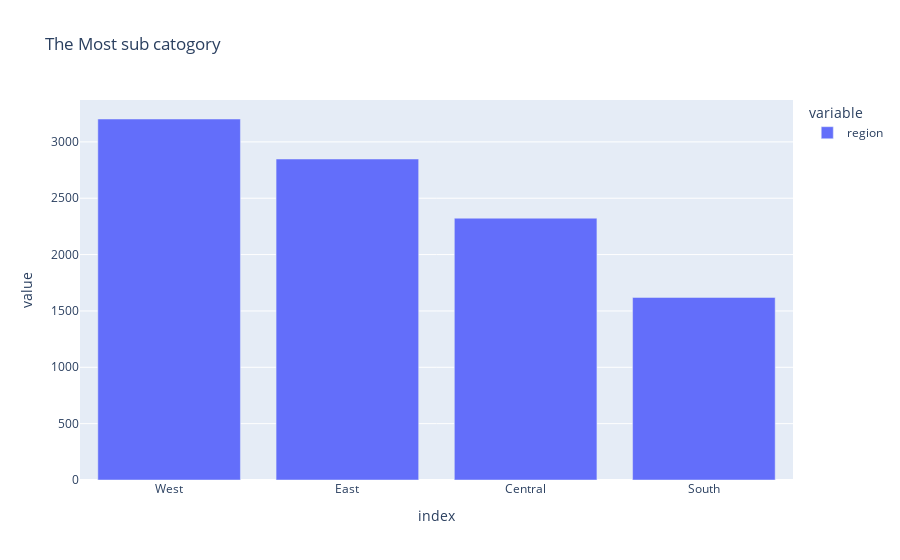

Write notebook code for a chart like this one.
### Code cell
df['region'].value_counts().plot(kind='bar', title='The Most sub catogory')

### Figure 1 — Plotly figure (JSON) as saved in the notebook; plotly's stock layout.template omitted (floating-point values rounded to 4 significant figures)
{"data": [{"alignmentgroup": "True", "hovertemplate": "variable=region<br>index=%{x}<br>value=%{y}<extra></extra>", "legendgroup": "region", "marker": {"color": "#636efa", "pattern": {"shape": ""}}, "name": "region", "offsetgroup": "region", "orientation": "v", "showlegend": true, "textposition": "auto", "type": "bar", "x": ["West", "East", "Central", "South"], "xaxis": "x", "y": [3203, 2848, 2323, 1620], "yaxis": "y"}], "layout": {"autosize": true, "barmode": "relative", "legend": {"title": {"text": "variable"}, "tracegroupgap": 0}, "title": {"text": "The Most sub catogory"}, "xaxis": {"anchor": "y", "autorange": true, "domain": [0, 1], "range": [-0.5, 3.5], "title": {"text": "index"}, "type": "category"}, "yaxis": {"anchor": "x", "autorange": true, "domain": [0, 1], "range": [0, 3372.0], "title": {"text": "value"}, "type": "linear"}}}
